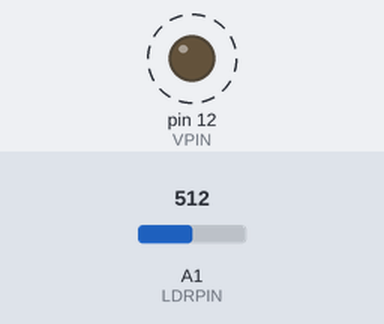
A sketch run on a simulated Arduino Uno, built with avr-gcc and run on an emulated ATmega328P. On the bench: output pins drawn as LEDs (lit = HIGH). Dashed ring = blinking. The inputs (shaded band) are chosen by the test bench; at power-on: A1 (LDRPIN) = 512. What the sketch prints to the serial monitor is not drawn.

Above: at 0.5 s.
Timing chart, 0 to 3.0 s (numbered marks = the images above):
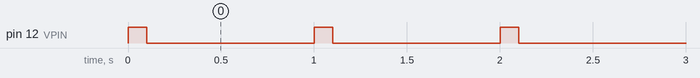

The sketch:

ldr_conserve.ino
```cpp
/*  ldr_conserve - switch LDR on and off
 *
 *  No current, when D12 is LOW - save energy
 *
 *  GND  ----- LDR -----+----- 10k ----- D12
 *                      |
 *                      |
 *                      A1
 *
 *  2016-07-07   Andreas Dunker   created
 *
 **********************************************************************/
const byte VPIN = 12;
const byte LDRPIN = A1;

void setup ()
{
    pinMode (VPIN, OUTPUT);
    digitalWrite (VPIN, LOW);
    Serial.begin (115200);
}

void loop ()
{
    int value;
    digitalWrite (VPIN, HIGH);   // VPIN -> 5V: start measurement
    delay (100);                 // let the LDR settle down
    value = analogRead (LDRPIN); // read value
    digitalWrite (VPIN, LOW);    // VPIN -> GND: stop measurement
    Serial.println (value);
    delay (900);
}
```

Measured:
- by itself, pin 12 (VPIN): alternates HIGH for 0.10 s and LOW for 0.90 s
